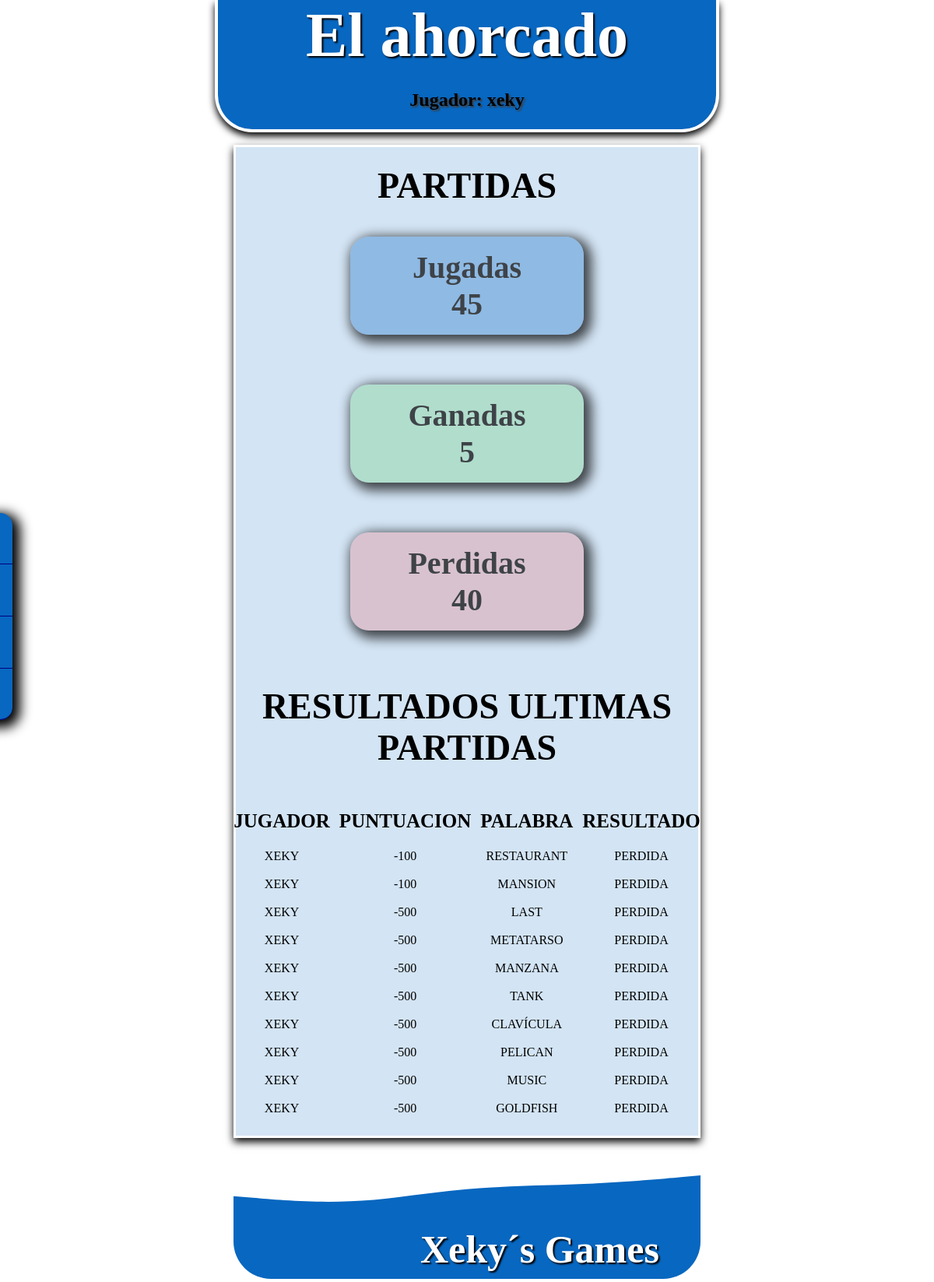
The app's page /game.php (signed in) with its own data.
### tables this page shows
CREATE TABLE IF NOT EXISTS `users` (
  `ID` int(11) NOT NULL AUTO_INCREMENT,
  `NOMBRE` varchar(25) NOT NULL,
  `APELLIDOS` varchar(50) NOT NULL,
  `USUARIO` varchar(25) NOT NULL,
  `PASSWORD` varchar(150) NOT NULL,
  `EMAIL` varchar(50) NOT NULL,
  `PERFIL` varchar(25) NOT NULL DEFAULT 'Player',
  PRIMARY KEY (`ID`),
  UNIQUE KEY `USUARIO` (`USUARIO`)
);

CREATE TABLE IF NOT EXISTS `partidas` (
  `ID_PARTIDA` int(11) NOT NULL AUTO_INCREMENT,
  `COD_JUGADOR` int(11) NOT NULL,
  `COD_PALABRA` int(11) NOT NULL,
  `PUNTUACION` int(11) NOT NULL,
  `RESULTADO` varchar(10) NOT NULL,
  PRIMARY KEY (`ID_PARTIDA`),
  KEY `COD_JUGADOR` (`COD_JUGADOR`),
  KEY `COD_PALABRA` (`COD_PALABRA`)
);

CREATE TABLE IF NOT EXISTS `palabras` (
  `COD_PALABRA` int(10) NOT NULL AUTO_INCREMENT,
  `PALABRA` varchar(25) NOT NULL,
  `VECES_JUGADA` int(11) NOT NULL DEFAULT '0',
  `VECES_ACERTADA` int(11) NOT NULL DEFAULT '0',
  `VECES_FALLADA` int(11) NOT NULL DEFAULT '0',
  PRIMARY KEY (`COD_PALABRA`)
);

### conexion.php (called while the page is built, shortened)
<?php
class Conectar{
    public static function conexion(){
        try {
            $conexion = new PDO("mysql:host=". DB_HOST ."; dbname=" . DB_NAME , DB_USER, DB_PASS);
            $conexion->setAttribute(PDO::ATTR_ERRMODE, PDO::ERRMODE_EXCEPTION);
            $conexion->query("SET NAMES utf8");
        } catch (Exception $e) {
            die("Se ha producido un error al conectar con la BBDD". $e->getMessage());
            echo "Error en la linea" . $e->getline;
        }
        return $conexion;
    }
}

### clase_user.php (called while the page is built, shortened)
<?php
class User{
    private $id;
    private $usuario;
    private $conexion;
    private $partidas_jugadas;
    private $partidas_ganadas;
    private $partidas_perdidas;
    public function __construct()
    {
        require("conexion.php");
        $this->conexion = Conectar::conexion();
    }
    public function getIdUser(){
        return $this->id;
    }
    public function getUsuarioUser(){
        return $this->usuario;
    }
    public function getpartidas_ganadasUser(){
        return $this->partidas_ganadas;
    }
    public function getpartidas_perdidasUser(){
        return $this->partidas_perdidas;
    }
    public function getpartidasUser(){
        return $this->partidas_jugadas;
    }
    public function setIdUser($param){
        $this->id = $param;
    }
    public function setUsuarioUser($param){
        $this->usuario = $param;
    }
    public function getUsuario($user){
        $sql = "SELECT * FROM users WHERE USUARIO = '$user'";
        $stmt = $this->conexion->query($sql);
    }
    public function getPartidas($cod_usuario){
        $sql = "SELECT COUNT(COD_JUGADOR) FROM partidas WHERE COD_JUGADOR = $cod_usuario";
        $stmt = $this->conexion->query($sql);
        $registros = $stmt->fetch(PDO::FETCH_ASSOC);
        $this->partidas_jugadas = $registros["COUNT(COD_JUGADOR)"];
        $sql = "SELECT COUNT(COD_JUGADOR) FROM partidas WHERE COD_JUGADOR = $cod_usuario AND RESULTADO ='ganada'";
        $stmt = $this->conexion->query($sql);
        $registros = $stmt->fetch(PDO::FETCH_ASSOC);
        $this->partidas_ganadas = $registros["COUNT(COD_JUGADOR)"];
        $this->partidas_perdidas = $this->partidas_jugadas - $this->partidas_ganadas;
    }
    public function getUltimasPartidas($num_partidas,$cod_usuario){
        $sql = "SELECT * FROM partidas WHERE COD_JUGADOR = $cod_usuario  ORDER BY ID_PARTIDA DESC LIMIT $num_partidas";
        $stmt = $this->conexion->query($sql);
        if($stmt==false){
            return false;
        }else{
            $registros = $stmt->fetchAll(PDO::FETCH_ASSOC);
        return $registros;
        }
    }
}

### clase_palabra.php (called while the page is built, shortened)
<?php
class Palabra{
    private $conexion;
    public function __construct()
    {
        require_once("conexion.php");
        $this->conexion = Conectar::conexion();
    }
    public function getNombrePalabra($cod_palabra){
        $sql = "SELECT * FROM palabras WHERE COD_PALABRA = $cod_palabra";
        $stmt = $this->conexion->query($sql);
        $registro = $stmt->fetch(PDO::FETCH_ASSOC);
        $this->palabra = $registro["PALABRA"];
        return $this->palabra;
    }
}

### game.php (the view, shortened to what this page needs)
<!DOCTYPE html>
<html lang="en">
<head>
    <link rel="stylesheet" href="css/player.css">
</head>
<body>
    <?php
    require_once("clase_user.php");
    require_once("clase_palabra.php");
    $jugador = new User();
    $jugador->getUsuario($_SESSION["user"]);
    $jugador->getPartidas($jugador->getIdUser());
    $jugador->getpartidas_ganadasUser();
    $jugador->getpartidas_perdidasUser();
    $ultimasPartidas = $jugador->getUltimasPartidas(10, $jugador->getIdUser());
    ?>
    <div class="contenedor-cabecera">
        <h1>El ahorcado</h1>
        <h2>Jugador: <?php echo $jugador->getUsuarioUser(); ?></h2>
    </div>
    <div class="contenedor-principal">
        <h2 class="titulo">PARTIDAS</h2>
        <div class="partidas totales">
            <h2>Jugadas</h2>
            <h3><?php echo $jugador->getPartidasUser(); ?></h3>
        </div>
        <div class="partidas ganadas">
            <h2>Ganadas</h2>
            <h3><?php echo $jugador->getpartidas_ganadasUser(); ?></h3>
        </div>
        <div class="partidas perdidas">
            <h2>Perdidas</h2>
            <h3><?php echo $jugador->getpartidas_perdidasUser(); ?></h3>
        </div>
        <h2 class="titulo">RESULTADOS ULTIMAS PARTIDAS</h2>
        <div class="ultimas-partidas">
            <table>
                <thead>
                    <tr>
                        <td>Jugador</td>
                        <td>Puntuacion</td>
                        <td>Palabra</td>
                        <td>Resultado</td>
                    </tr>
                </thead>
                <tbody>
                    <?php
                    $palabra = new Palabra;
                    foreach ($ultimasPartidas as $fila) {
                    ?>
                        <tr>
                            <td><?php echo $jugador->getUsuarioUser(); ?></td>
                            <td><?php echo $fila["PUNTUACION"]; ?></td>
                            <td><?php echo $palabra->getNombrePalabra($fila["COD_PALABRA"]); ?></td>
                            <td><?php echo $fila["RESULTADO"]; ?></td>
                        </tr>
                    <?php
                    }
                    ?>
                </tbody>
            </table>
        </div>
    </div>
    <div class="menu_player">
        <ul>
            <li><a href="new_game.php">Jugar</a></li>
            <li><a href="editar_perfil.php">Editar perfil</a></li>
            <li><a id="score" href="highscore.php">Highscores</a></li>
            <li><a href="cerrar_sesion.php">Cerrar Sesión</a></li>
        </ul>
    </div>
</body>
<footer>
    <div id="marca">
        <p>Xeky´s Games</p>
    </div>
</footer>
</html>

### css/player.css (style rules this page uses)
* { margin: 0; padding: 0; box-sizing: border-box; }
.contenedor-cabecera { width: 54%; margin: 0 auto; border-left: 4px solid white; border-right: 4px solid white; border-bottom: 4px solid white; background-color: rgb(8, 103, 192); border-bottom-left-radius: 3em; border-bottom-right-radius: 3em; box-shadow: 0 5px 10px black; display: flex; flex-wrap: wrap; justify-content: space-around; }
.contenedor-cabecera h1 { width: 100%; text-align: center; font-size: 5em; font-weight: bold; color: white; text-shadow: 2px 2px 2px rgb(0, 0, 0); }
.contenedor-cabecera h2 { margin: 1em 0.5em; text-shadow: 2px 2px 2px rgb(63, 62, 62); }
.contenedor-principal { margin: 0 auto; margin-top: 1em; width: 50%; background-color: rgba(8, 103, 192, 0.178); box-shadow: 0 5px 10px black; border: 3px solid white; display: flex; flex-wrap: wrap; justify-content: space-around; align-items: center; align-content: center; }
.partidas { width: 20%; min-width: 300px; margin-top: 1em; margin-bottom: 3em; border-radius: 1.5em; padding: 1em; -webkit-box-shadow: 5px 5px 15px 5px #000000; box-shadow: 5px 5px 15px 5px #000000; }
.partidas h2 { font-size: 40px; text-align: center; }
.partidas h3 { font-size: 40px; text-align: center; }
.totales { background-color: rgba(8, 103, 192, 0.466); opacity: 0.7; }
.ganadas { background-color: rgba(20, 190, 20, 0.253); opacity: 0.7; }
.perdidas { background-color: rgba(255, 0, 0, 0.212); opacity: 0.7; }
.titulo { font-size: 46px; font-weight: bold; text-align: center; width: 100%; margin-top: 0.5em; margin-bottom: 0.5em; }
.ultimas-partidas { width: 100%; display: flex; justify-content: center; }
.ultimas-partidas table { width: 80%; text-align: center; margin: 1em; text-transform: uppercase; }
.ultimas-partidas table td { padding: 0.5em 0.2em; }
.ultimas-partidas table thead { font-size: 25px; font-weight: bold; }
footer { width: 50%; margin: 0 auto; margin-top: 3em; position: relative; border-bottom-left-radius: 3em; border-bottom-right-radius: 3em; }
footer svg { border-bottom-left-radius: 3em; border-bottom-right-radius: 3em; }
#marca { position: absolute; bottom: 10%; left: 40%; text-align: center; font-size: 50px; font-weight: bold; color: white; text-shadow: 2px 2px 2px black; }
.menu_player { position: fixed; top: 40%; left: -11em; width: 12em; background-color: rgb(8, 103, 192); border-bottom-right-radius: 1em; border-top-right-radius: 1em; box-shadow: 5px 5px 15px 5px #000000; }
.menu_player ul { width: 100%; list-style: none; border-bottom-right-radius: 1em; border-top-right-radius: 1em; }
.menu_player ul li { width: 100%; border-bottom: 1px solid navy; }
.menu_player ul li:first-child { border-top-right-radius: 1em; }
.menu_player ul li:last-child { border-bottom-right-radius: 1em; }
.menu_player ul li a { display: block; text-decoration: none; font-size: 1.3em; text-align: center; width: 100%; padding: 1em; color: white; }

### records on screen
users: USUARIO "xeky"
partidas: COD_JUGADOR.USUARIO "XEKY", PUNTUACION "-100", COD_PALABRA.PALABRA "RESTAURANT", RESULTADO "PERDIDA"
partidas: COD_JUGADOR.USUARIO "XEKY", PUNTUACION "-100", COD_PALABRA.PALABRA "MANSION", RESULTADO "PERDIDA"
partidas: COD_JUGADOR.USUARIO "XEKY", PUNTUACION "-500", COD_PALABRA.PALABRA "LAST", RESULTADO "PERDIDA"
partidas: COD_JUGADOR.USUARIO "XEKY", PUNTUACION "-500", COD_PALABRA.PALABRA "METATARSO", RESULTADO "PERDIDA"
partidas: COD_JUGADOR.USUARIO "XEKY", PUNTUACION "-500", COD_PALABRA.PALABRA "MANZANA", RESULTADO "PERDIDA"
partidas: COD_JUGADOR.USUARIO "XEKY", PUNTUACION "-500", COD_PALABRA.PALABRA "TANK", RESULTADO "PERDIDA"
partidas: COD_JUGADOR.USUARIO "XEKY", PUNTUACION "-500", COD_PALABRA.PALABRA "CLAVÍCULA", RESULTADO "PERDIDA"
partidas: COD_JUGADOR.USUARIO "XEKY", PUNTUACION "-500", COD_PALABRA.PALABRA "PELICAN", RESULTADO "PERDIDA"
partidas: COD_JUGADOR.USUARIO "XEKY", PUNTUACION "-500", COD_PALABRA.PALABRA "MUSIC", RESULTADO "PERDIDA"
partidas: COD_JUGADOR.USUARIO "XEKY", PUNTUACION "-500", COD_PALABRA.PALABRA "GOLDFISH", RESULTADO "PERDIDA"

### other values on screen
$jugador->getPartidasUser() "45"
$jugador->getpartidas_ganadasUser() "5"
$jugador->getpartidas_perdidasUser() "40"
